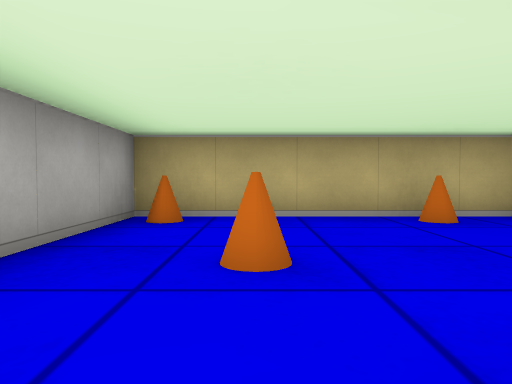
View 1 (above)

18 first-person views from a walk through a cub3D level. The camera is about half as high as the walls, tilts 2° down and sees 70° across. The floor is counted in squares. Each view is taken from the middle of a square. On the plan, view 1 faces up. The plan holds only what a view shows up to about 9 squares ahead; the rest is blank. The place goes on beyond the plan.

View 2
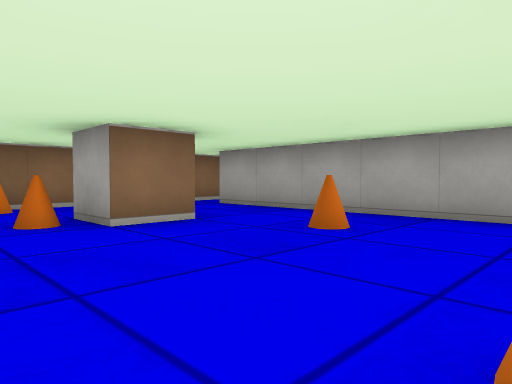

View 3
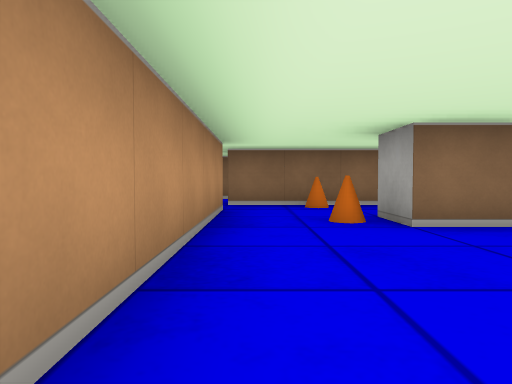

View 4
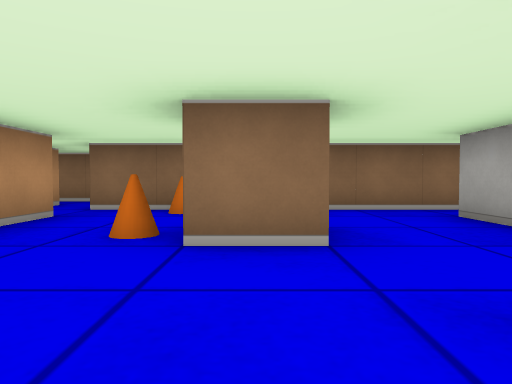

View 5
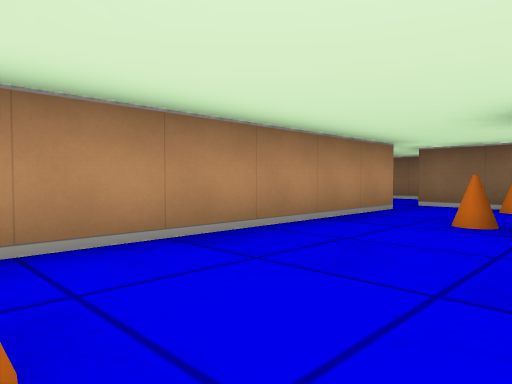

View 6
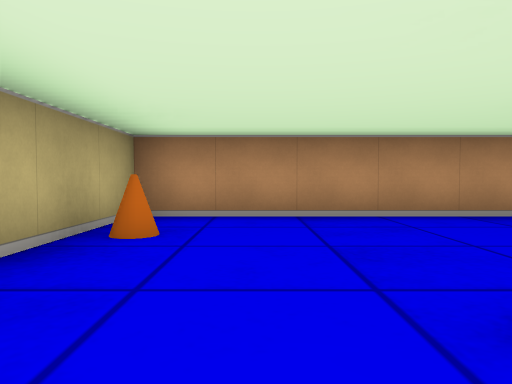

View 7
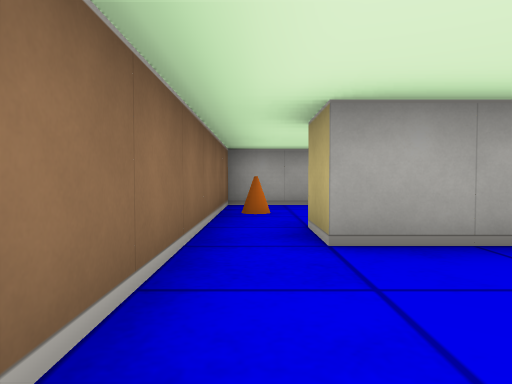

View 8
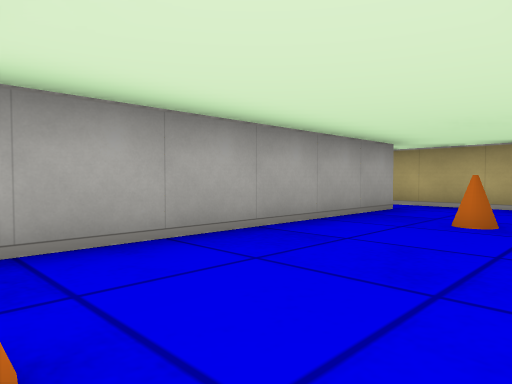

View 9
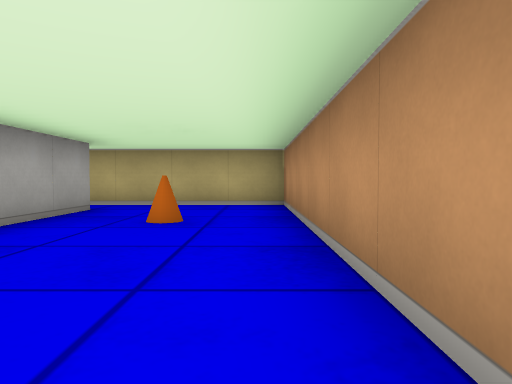

View 10
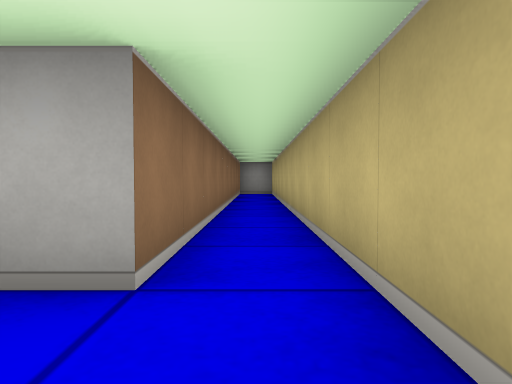

View 11
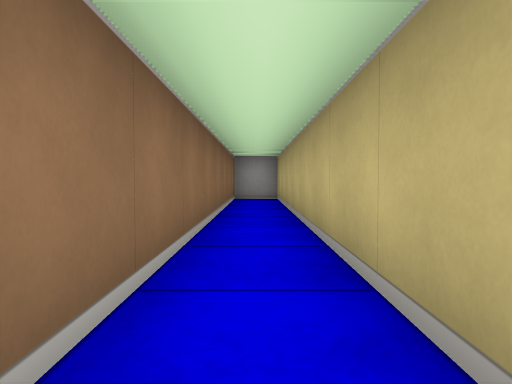

View 12
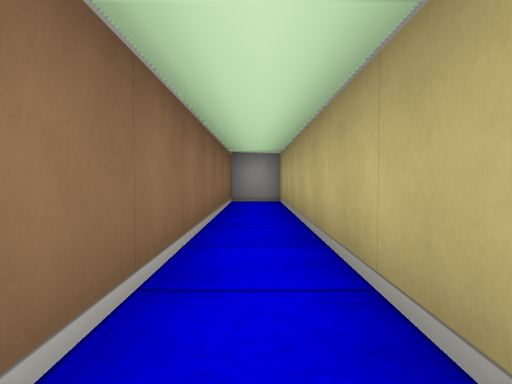

View 13
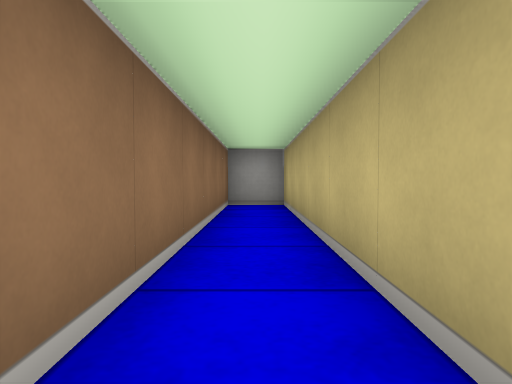

View 14
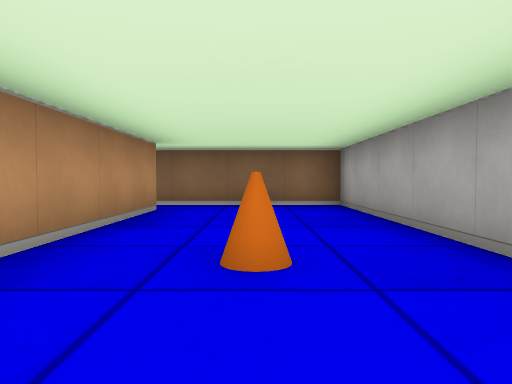

View 15
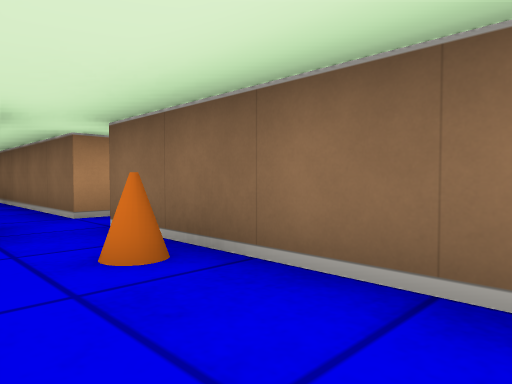

View 16
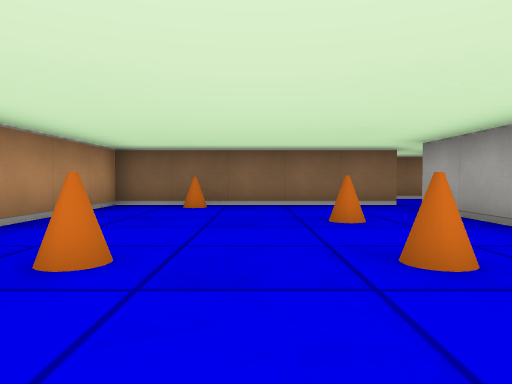

View 17
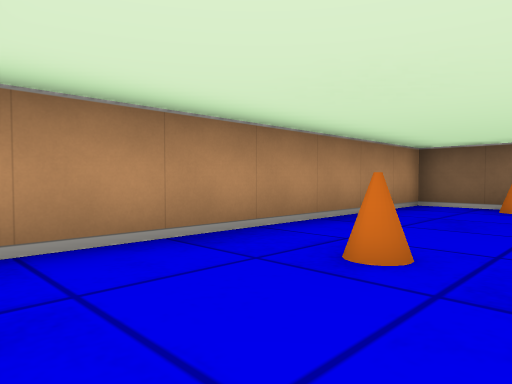

View 18
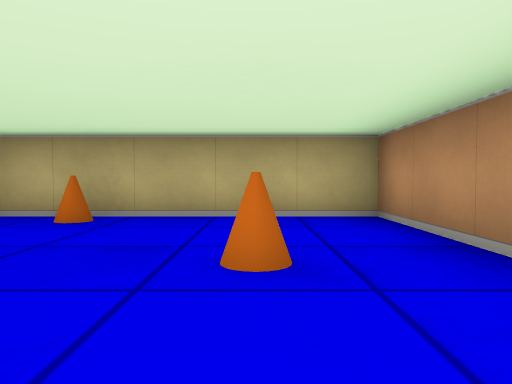

### Floor plan
Ten units are one square. View 1 is at (0, 0); x grows to the right and y downward. Boxes are objects, and circles mark ways between rooms. Rooms are numbered by the first view taken in them; rooms with no view inside come last. Other rooms are left out.
<svg viewBox="-160 -50 260 85">
<path fill="none" stroke="#000" d="M4 -5 15 -5 15 5M35 16 35 -45 -15 -45 -15 15M-15 25 35 25M-15 15 -25 15 -25 -45 -155 -45 -155 -35 -55 -35 -55 25 -15 25M45 -5 45 15M45 25 95 25 95 -45 48 -45"/>
<rect x="-15" y="-45" width="10" height="10" fill="#bbb"><title>cone</title></rect>
<rect x="-5" y="-25" width="10" height="10" fill="#bbb"><title>cone</title></rect>
<rect x="15" y="15" width="10" height="10" fill="#bbb"><title>cone</title></rect>
<rect x="15" y="-5" width="10" height="10" fill="#bbb"><title>cone</title></rect>
<rect x="15" y="-45" width="10" height="10" fill="#bbb"><title>cone</title></rect>
<rect x="-45" y="15" width="10" height="10" fill="#bbb"><title>cone</title></rect>
<rect x="-45" y="-25" width="10" height="10" fill="#bbb"><title>cone</title></rect>
<rect x="55" y="-5" width="10" height="10" fill="#bbb"><title>cone</title></rect>
<rect x="55" y="-25" width="10" height="10" fill="#bbb"><title>cone</title></rect>
<rect x="55" y="-45" width="10" height="10" fill="#bbb"><title>cone</title></rect>
<rect x="75" y="15" width="10" height="10" fill="#bbb"><title>cone</title></rect>
<rect x="75" y="-25" width="10" height="10" fill="#bbb"><title>cone</title></rect>
<circle cx="-20" cy="20" r="3" fill="#2a7"/>
<circle cx="40" cy="20" r="3" fill="#2a7"/>
<text x="10" y="-10">1</text>
<text x="-50" y="-20">2</text>
<text x="70" y="-10">3</text>
</svg>
Room 1 opens to room 2. Room 1 opens to room 3.

Where each view was taken, in squares from view 1:
view 1: 0 up, 0 right, facing up
view 2: 4 up, 3 right, facing down-left
view 3: 4 up, 3 right, facing down
view 4: 3 up, 1 right, facing down
view 5: 4 up, 1 right, facing down-right
view 6: 3 up, 1 left, facing right
view 7: 2 down, 1 right, facing left
view 8: 2 down, 3 left, facing up-left
view 9: 2 down, 3 left, facing up
view 10: 4 up, 4 left, facing left
view 11: 4 up, 7 left, facing left
view 12: 4 up, 8 left, facing left
view 13: 4 up, 9 left, facing left
view 14: 4 up, 4 left, facing down
view 15: 1 down, 0 right, facing down-right
view 16: 4 up, 7 right, facing down
view 17: 4 up, 7 right, facing down-right
view 18: 0 up, 8 right, facing up
